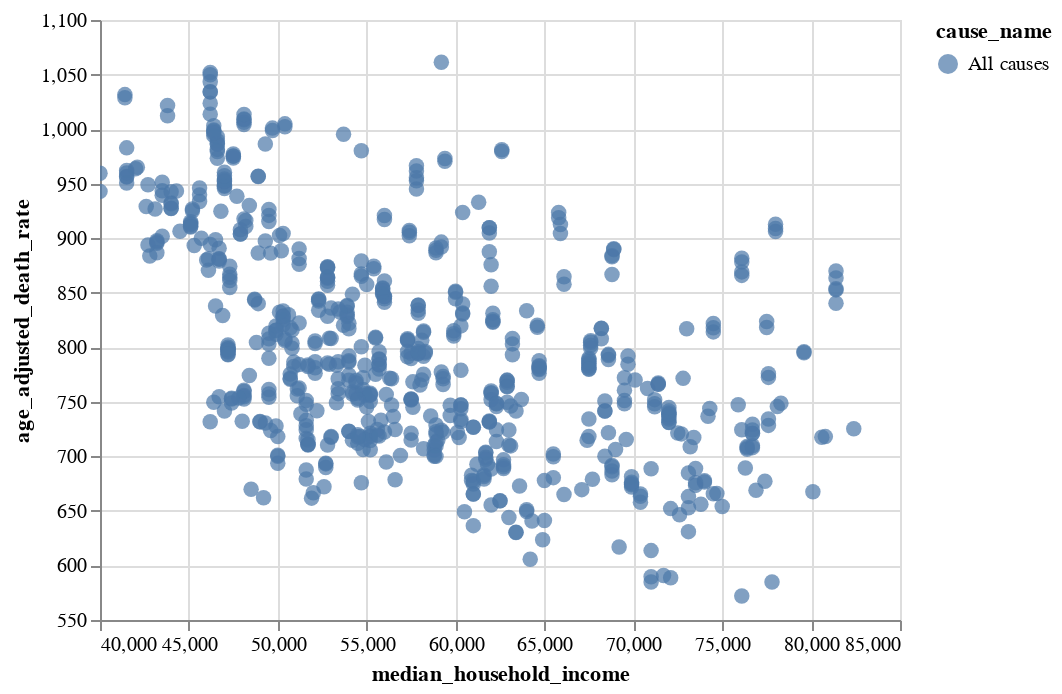

Notebook code cell kept with this figure:
### Markdown cell above
# Ausprobieren, ob Einfärbung nach Jahren sinnvoll ist

### Code cell
alt.Chart(df_explore_causes_summarized).mark_circle(size=60).encode(
    alt.X('median_household_income', scale = alt.Scale(zero = False)),
    alt.Y('age_adjusted_death_rate' , scale = alt.Scale(zero = False)),
    color='cause_name',
    tooltip = ['median_household_income', 'age_adjusted_death_rate']
).interactive()

### Figure 1 — Vega-Lite specification as saved in the notebook (floating-point values rounded to 4 significant figures; data arrays with more than 128 entries replaced by an {"elided": "..."} marker saying what was removed)
{"config": {"view": {"continuousWidth": 400, "continuousHeight": 300}}, "data": {"name": "data-2f7d914a0951197a17d40786ebed16a4"}, "mark": {"type": "circle", "size": 60}, "encoding": {"color": {"field": "cause_name", "type": "nominal"}, "tooltip": [{"field": "median_household_income", "type": "quantitative"}, {"field": "age_adjusted_death_rate", "type": "quantitative"}], "x": {"field": "median_household_income", "scale": {"zero": false}, "type": "quantitative"}, "y": {"field": "age_adjusted_death_rate", "scale": {"zero": false}, "type": "quantitative"}}, "selection": {"selector035": {"type": "interval", "bind": "scales", "encodings": ["x", "y"]}}, "$schema": "https://vega.github.io/schema/vega-lite/v4.17.0.json", "datasets": {"data-2f7d914a0951197a17d40786ebed16a4": {"elided": "675 records"}}}
